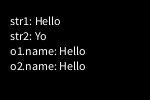
Frame 1 (no input)
Frame 60 (the mouse pressed at the canvas centre just before this capture): identical to frame 1, image omitted
Frame 120 (the mouse held since frame 60 and released just before this capture): identical to frame 1, image omitted

The Processing sketch that drew this single still picture (run headless with seeded random() and noise(); from frame 60 on, the mouse is pressed at the canvas centre):

// Processing sketch: processing_148778
// ── processing_148778.pde

/*
This script enlights a fundamental and regrettably badly 
known difference of the equal operator in Java programming:

For the base types, such as int, float, boolean and String 
(very strange, because String is an object, not a base type): 
'=' involves a memory copy

For any other object, '=' creates a reference to the object, 
meaning it does not duplicate it in the memory!
*/

class Obj {
  public String name;
  public Obj( String name ) {
    this.name = name;
  }
}

String str1;
String str2;
Obj o1;
Obj o2;

void setup() {
  
  size( 150,100 );
  
  // PASS BY VALUE
  // creation of a new string
  str1 = new String( "Yo" );
  // copy of the first string in the second
  str2 = str1;
  // modification of the first string
  str1 = "Hello";
  // result:
  println( "str1: " + str1 );
  println( "str2: " + str2 );
  
  // PASS BY REFERENCE
  // creation of a new object
  o1 = new Obj( "Yo" );
  // copy of the first object in the second
  o2 = o1;
  // modification of one of the parameters of the first object
  o1.name = "Hello";
  // result:
  println( "o1.name: " + o1.name );
  println( "o2.name: " + o2.name );
  
}

void draw() {
  
  background( 0 );
  fill( 255 );
  text( "str1: " + str1, 10, 25 );
  text( "str2: " + str2, 10, 40 );
  text( "o1.name: " + o1.name, 10, 55 );
  text( "o2.name: " + o2.name, 10, 70 );
  
}
